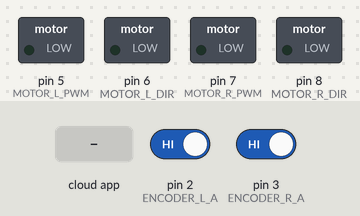
Bench run of a sketch on a simulated Arduino Uno, built with avr-gcc and run on an emulated ATmega328P. On the bench: switched loads named in the sketch (green lamp = pin HIGH). The inputs (shaded band) are chosen by the test bench; at power-on: pin 2 (ENCODER_L_A) HIGH, pin 3 (ENCODER_R_A) HIGH. The ROS host is connected and sends only what is stated.

Above: at 3.2 s.
3.3 s: the phone or cloud app sets linear.x to -100
At 3.6 s:
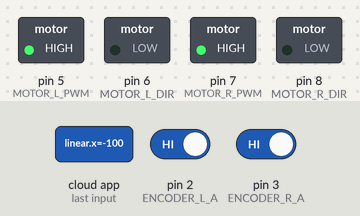
4.8 s: the phone or cloud app sets linear.x to 100
At 6.0 s:
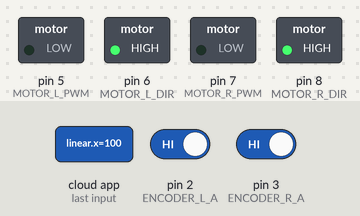
6.3 s: the phone or cloud app sets linear.x to 0
At 7.2 s:
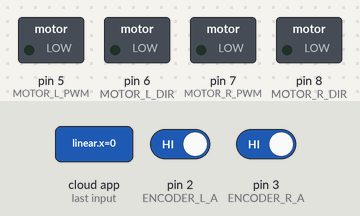
7.8 s: the phone or cloud app sets angular.z to -100
At 8.3 s:
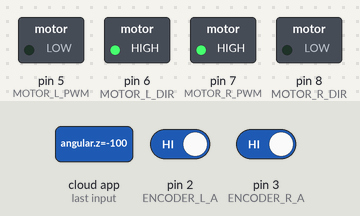
9.3 s: the phone or cloud app sets angular.z to 100
At 10.5 s:
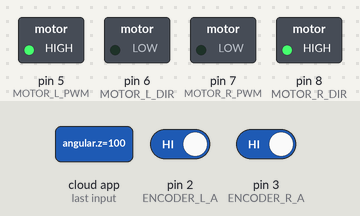
10.8 s: the phone or cloud app sets angular.z to 0
At 11.9 s:
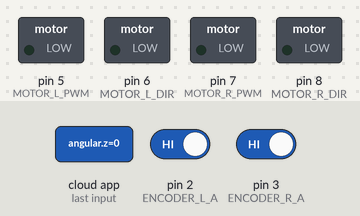
Timing chart, 0 to 13.3 s (numbered marks = the images above; inputs shaded):
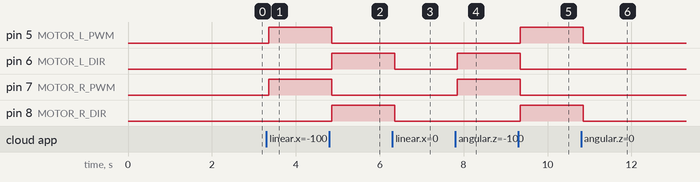

Measured:
- after the input at 3.3 s, pin 5 (MOTOR_L_PWM), pin 7 (MOTOR_R_PWM): LOW → HIGH after 0.05 s
- after the input at 4.8 s, pin 5 (MOTOR_L_PWM), pin 7 (MOTOR_R_PWM): HIGH → LOW after 0.05 s; pin 6 (MOTOR_L_DIR), pin 8 (MOTOR_R_DIR): LOW → HIGH after 0.05 s
- after the input at 6.3 s, pin 6 (MOTOR_L_DIR), pin 8 (MOTOR_R_DIR): HIGH → LOW after 0.05 s
- after the input at 7.8 s, pin 6 (MOTOR_L_DIR), pin 7 (MOTOR_R_PWM): LOW → HIGH after 0.05 s
- after the input at 9.3 s, pin 5 (MOTOR_L_PWM), pin 8 (MOTOR_R_DIR): LOW → HIGH after 0.05 s; pin 6 (MOTOR_L_DIR), pin 7 (MOTOR_R_PWM): HIGH → LOW after 0.05 s
- after the input at 10.8 s, pin 5 (MOTOR_L_PWM), pin 8 (MOTOR_R_DIR): HIGH → LOW after 0.06 s

The sketch:

robot_pid_odom.ino
```cpp
#include <Arduino.h>
#include <Wire.h>
#include <ros.h>
#include <geometry_msgs/Twist.h>
#include <sensor_msgs/Joy.h>
#include <nav_msgs/Odometry.h>

// ===================== MOTOR PINS IBT-2 =====================
#define MOTOR_L_PWM 5   // ขา PWM
#define MOTOR_L_DIR 6  // ขา Direction
#define MOTOR_R_PWM 7
#define MOTOR_R_DIR 8

// ===================== ENCODER PINS =====================
#define ENCODER_L_A 2
#define ENCODER_L_B 9
#define ENCODER_R_A 3
#define ENCODER_R_B 10

volatile long encoderL_count = 0;
volatile long encoderR_count = 0;

// ===================== WHEEL PARAMETERS =====================
const float wheel_radius = 0.03; // meters
const float wheel_base = 0.08;   // meters
const int pulses_per_rev = 400;
const int  quad_multiplier  = 2;
const float ticks_per_rev   = pulses_per_rev * quad_multiplier;

// ===================== PID =====================
float kp = 1, ki = 1, kd = 0.1;
float integralL = 0, integralR = 0;
float lastErrorL = 0, lastErrorR = 0;

// ===================== VARIABLES =====================
float wheelSpeedL_cmd = 0, wheelSpeedR_cmd = 0;
float wheelSpeedL_actual = 0, wheelSpeedR_actual = 0;
unsigned long lastTime = 0;
const float dt = 0.05;

// ===================== ODOMETRY =====================
float x = 0, y = 0, theta = 0;

// ===================== ROS =====================
// [CHANGED] เพิ่มขนาดบัฟเฟอร์ rosserial เป็น 1024/1024
ros::NodeHandle_<ArduinoHardware, 5, 5, 1024, 1024> nh;

// ===================== Kill Switch =====================
bool motorsEnabled = false;

// ===================== cmd_vel =====================
geometry_msgs::Twist cmd_vel_msg;
ros::Subscriber<geometry_msgs::Twist> sub_cmd("cmd_vel", [](const geometry_msgs::Twist& msg) {
  motorsEnabled = true; // เปิดมอเตอร์เมื่อ cmd_vel มา
  wheelSpeedL_cmd = msg.linear.x - msg.angular.z * wheel_base / 2;
  wheelSpeedR_cmd = msg.linear.x + msg.angular.z * wheel_base / 2;
});

// ===================== Odometry =====================
nav_msgs::Odometry odom_msg;
ros::Publisher pub_odom("odom", &odom_msg);

// ===================== INTERRUPTS =====================
void encoderL_ISR() {
   if( digitalRead(ENCODER_L_A) == 0 ) {
    if ( digitalRead(ENCODER_L_B) == 0 ) {
      // A fell, B is low
      encoderL_count++; // moving reverse
    } else {
      // A rose, B is low
      encoderL_count--; // moving forward
    }
  }
}
void encoderR_ISR() {
  if( digitalRead(ENCODER_R_A) == 0 ) {
    if ( digitalRead(ENCODER_R_B) == 0 ) {
      // A fell, B is low
      encoderR_count++; // moving reverse
    } else {
      // A rose, B is low
      encoderR_count--; // moving forward
    }
  }
}

// ===================== PID =====================
int PID(float setpoint, float actual, float &integral, float &lastError) {
  float error = setpoint - actual;
  integral += error * dt;
  float derivative = (error - lastError) / dt;
  lastError = error;
  float output = kp * error + ki * integral + kd * derivative;
  if (output > 255) output = 255;
  if (output < -255) output = -255;
  return (int)output;
}

// ===================== SETUP =====================
void setup() {
  Serial.begin(115200);
  pinMode(MOTOR_L_PWM, OUTPUT);
  pinMode(MOTOR_L_DIR, OUTPUT);
  pinMode(MOTOR_R_PWM, OUTPUT);
  pinMode(MOTOR_R_DIR, OUTPUT);
  pinMode(ENCODER_L_A, INPUT_PULLUP);
  pinMode(ENCODER_L_B, INPUT_PULLUP);
  pinMode(ENCODER_R_A, INPUT_PULLUP);
  pinMode(ENCODER_R_B, INPUT_PULLUP);
  attachInterrupt(digitalPinToInterrupt(ENCODER_L_A), encoderL_ISR, CHANGE);
  attachInterrupt(digitalPinToInterrupt(ENCODER_R_A), encoderR_ISR, CHANGE);

  // [ADDED] กำหนดบอดเรต rosserial = 57600 ให้ตรงกับฝั่ง PC + หน่วงกันชน handshake แรก
  nh.getHardware()->setBaud(57600);
  delay(2000);

  nh.initNode();
  nh.subscribe(sub_cmd);
  nh.advertise(pub_odom);

  lastTime = millis();
}

// ===================== LOOP =====================
void loop() {

  unsigned long currentTime = millis();
  if (currentTime - lastTime >= dt * 1000) {
    lastTime = currentTime;

    // ===================== ENCODER =====================
    static long lastEncL = 0, lastEncR = 0;
    long deltaL = encoderL_count - lastEncL;
    long deltaR = encoderR_count - lastEncR;
    lastEncL = encoderL_count;
    lastEncR = encoderR_count;

    wheelSpeedL_actual = (1 * PI * wheel_radius * deltaL) / (pulses_per_rev * dt);
    wheelSpeedR_actual = (1 * PI * wheel_radius * deltaR) / (pulses_per_rev * dt);

    // ===================== PID =====================
    int pwmL = PID(wheelSpeedL_cmd, wheelSpeedL_actual, integralL, lastErrorL);
    int pwmR = PID(wheelSpeedR_cmd, wheelSpeedR_actual, integralR, lastErrorR);
    pwmL = 255;
    pwmR = 255;

    // ===================== MOTOR CONTROL IBT-2 =====================
    motorsEnabled = 1;
    if (motorsEnabled)
    {
      if (wheelSpeedL_cmd < 0)
      {
        // Motor L
        analogWrite(MOTOR_L_PWM, min(abs(pwmL), 255));
        analogWrite(MOTOR_L_DIR, 0);
      }
      else if (wheelSpeedL_cmd > 0)
      {
        // Motor L
        analogWrite(MOTOR_L_PWM, 0);
        analogWrite(MOTOR_L_DIR, min(abs(pwmL), 255));
      }
      else
      {
        analogWrite(MOTOR_L_PWM, 0);
        analogWrite(MOTOR_L_DIR, 0);
      }

      if (wheelSpeedR_cmd > 0)
      {
        // Motor R
        analogWrite(MOTOR_R_PWM, 0);
        analogWrite(MOTOR_R_DIR, min(abs(pwmR), 255));
      }
      else if (wheelSpeedR_cmd < 0)
      {
        // Motor R
        analogWrite(MOTOR_R_PWM, min(abs(pwmR), 255));
        analogWrite(MOTOR_R_DIR, 0);
      }
      else
      {
        analogWrite(MOTOR_R_PWM, 0);
        analogWrite(MOTOR_R_DIR, 0);
      }
    }

    // ===================== ODOMETRY =====================
    float v = (wheelSpeedL_actual + wheelSpeedR_actual) / 2;
    float w = (wheelSpeedR_actual - wheelSpeedL_actual) / wheel_base;
    theta += w * dt;
    x += v * cos(theta) * dt;
    y += v * sin(theta) * dt;

    odom_msg.header.stamp = nh.now();
    odom_msg.header.frame_id = "odom";
    odom_msg.child_frame_id = "base_footprint";
    odom_msg.pose.pose.position.x = x;
    odom_msg.pose.pose.position.y = y;
    odom_msg.pose.pose.position.z = 0;
    odom_msg.pose.pose.orientation.z = sin(theta / 2);
    odom_msg.pose.pose.orientation.w = cos(theta / 2);

    odom_msg.twist.twist.linear.x = v;
    odom_msg.twist.twist.angular.z = w;

    pub_odom.publish(&odom_msg);
    nh.spinOnce();
  }
}
```
